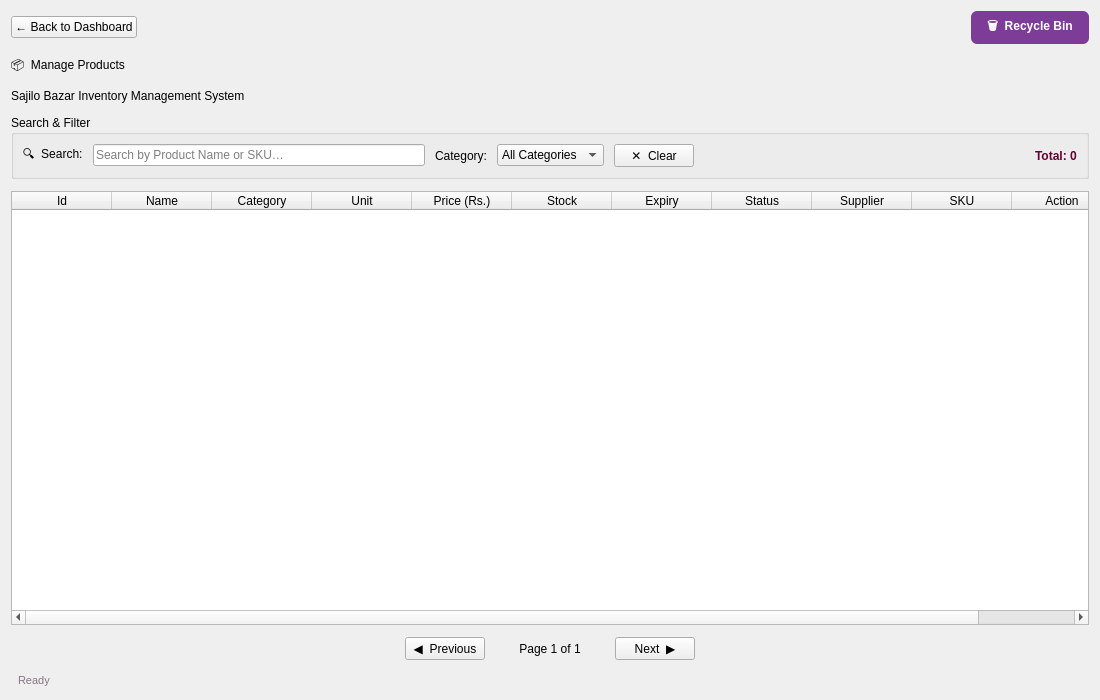
<?xml version="1.0" encoding="UTF-8"?>
<ui version="4.0">
 <class>Product</class>
 <widget class="QWidget" name="Product">
  <property name="geometry">
   <rect>
    <x>0</x>
    <y>0</y>
    <width>1100</width>
    <height>700</height>
   </rect>
  </property>
  <property name="windowTitle">
   <string>Sajilo Bazar – Manage Products</string>
  </property>
  <property name="styleSheet">
   <string notr="true">
   QWidget#Product {
       background-color: #FFFFFF;   /* or #F7F4F5 to match your dashboard mainFrame */
       font-family: "Segoe UI", sans-serif;
       font-size: 13px;
   }
}
QGroupBox {
    background-color: #FFFFFF;
    border: 1px solid #E6DEE1;
    border-radius: 8px;
    margin-top: 10px;
    padding: 10px;
}
QGroupBox::title {
    subcontrol-origin: margin;
    left: 12px;
    padding: 0 6px;
    color: #660033;
    font-weight: bold;
}
QLineEdit, QComboBox {
    background-color: #FFFFFF;
    border: 1px solid #E6DEE1;
    border-radius: 5px;
    padding: 5px 8px;
    min-height: 28px;
}
QLineEdit:focus, QComboBox:focus {
    border: 1px solid #660033;
}
QPushButton#btnClearSearch {
    background-color: #F0E9EC;
    color: #444;
    border: none;
    border-radius: 6px;
    padding: 6px 14px;
}
QPushButton#btnClearSearch:hover {
    background-color: #E3D5DC;
}
QPushButton#btnBackToDashboard {
    background-color: #FFFFFF;
    color: #660033;
    border: 1px solid #660033;
    border-radius: 6px;
    padding: 6px 14px;
    font-weight: bold;
}
QPushButton#btnBackToDashboard:hover {
    background-color: #F3E6EC;
}
QPushButton#btnPrevPage, QPushButton#btnNextPage {
    background-color: #660033;
    color: white;
    border: none;
    border-radius: 6px;
    padding: 6px 16px;
    font-weight: bold;
}
QPushButton#btnPrevPage:hover, QPushButton#btnNextPage:hover {
    background-color: #4D0026;
}
QPushButton#btnPrevPage:disabled, QPushButton#btnNextPage:disabled {
    background-color: #C9A9BA;
    color: #EEEEEE;
}
QLabel#lblPageInfo {
    font-weight: bold;
    color: #660033;
}
QTableWidget {
    background-color: #FFFFFF;
    border: 1px solid #E6DEE1;
    border-radius: 8px;
    gridline-color: #F5EEF0;
    selection-background-color: #F3E6EC;
    selection-color: #660033;
    alternate-background-color: #FBF7F8;
}
QTableWidget::item {
    padding: 6px 10px;
}
QHeaderView::section {
    background-color: #660033;
    color: white;
    font-weight: bold;
    padding: 8px 10px;
    border: none;
}
QLabel#lblTitle {
    font-size: 22px;
    font-weight: bold;
    color: #660033;
}
QLabel#lblSubtitle {
    font-size: 12px;
    color: #8A7580;
}
   </string>
  </property>
  <layout class="QVBoxLayout" name="mainLayout">
   <property name="spacing">
    <number>12</number>
   </property>
   <item>
    <layout class="QHBoxLayout" name="headerLayout">
     <item>
      <widget class="QPushButton" name="btnBackToDashboard">
       <property name="cursor">
        <cursorShape>PointingHandCursor</cursorShape>
       </property>
       <property name="text">
        <string>← Back to Dashboard</string>
       </property>
      </widget>
     </item>
     <item>
      <spacer>
       <property name="orientation">
        <enum>Qt::Orientation::Horizontal</enum>
       </property>
       <property name="sizeHint" stdset="0">
        <size>
         <width>40</width>
         <height>20</height>
        </size>
       </property>
      </spacer>
     </item>
     <item>
      <widget class="QPushButton" name="btnRecycleBin">
       <property name="cursor">
        <cursorShape>PointingHandCursor</cursorShape>
       </property>
       <property name="styleSheet">
        <string notr="true">QPushButton { background-color: #7d3c98; color: white; border: none; border-radius: 6px; padding: 6px 16px; font-weight: bold; } QPushButton:hover { background-color: #7d3c98; }</string>
       </property>
       <property name="text">
        <string>🗑  Recycle Bin</string>
       </property>
      </widget>
     </item>
    </layout>
   </item>
   <item>
    <layout class="QVBoxLayout" name="titleLayout">
     <item>
      <widget class="QLabel" name="lblTitle">
       <property name="text">
        <string>📦  Manage Products</string>
       </property>
      </widget>
     </item>
     <item>
      <widget class="QLabel" name="lblSubtitle">
       <property name="text">
        <string>Sajilo Bazar Inventory Management System</string>
       </property>
      </widget>
     </item>
    </layout>
   </item>
   <item>
    <widget class="QGroupBox" name="grpSearch">
     <property name="title">
      <string>Search &amp;&amp; Filter</string>
     </property>
     <layout class="QHBoxLayout" name="searchLayout">
      <property name="spacing">
       <number>10</number>
      </property>
      <item>
       <widget class="QLabel" name="label">
        <property name="text">
         <string>🔍  Search:</string>
        </property>
       </widget>
      </item>
      <item>
       <widget class="QLineEdit" name="txtSearch">
        <property name="placeholderText">
         <string>Search by Product Name or SKU…</string>
        </property>
       </widget>
      </item>
      <item>
       <widget class="QLabel" name="label_2">
        <property name="text">
         <string>Category:</string>
        </property>
       </widget>
      </item>
      <item>
       <widget class="QComboBox" name="cmbFilterCategory">
        <item>
         <property name="text">
          <string>All Categories</string>
         </property>
        </item>
       </widget>
      </item>
      <item>
       <widget class="QPushButton" name="btnClearSearch">
        <property name="cursor">
         <cursorShape>PointingHandCursor</cursorShape>
        </property>
        <property name="text">
         <string>✕  Clear</string>
        </property>
       </widget>
      </item>
      <item>
       <spacer>
        <property name="orientation">
         <enum>Qt::Orientation::Horizontal</enum>
        </property>
        <property name="sizeHint" stdset="0">
         <size>
          <width>40</width>
          <height>20</height>
         </size>
        </property>
       </spacer>
      </item>
      <item>
       <widget class="QLabel" name="lblTotalProducts">
        <property name="styleSheet">
         <string>color:#660033; font-weight:bold;</string>
        </property>
        <property name="text">
         <string>Total: 0</string>
        </property>
       </widget>
      </item>
     </layout>
    </widget>
   </item>
   <item>
    <widget class="QTableWidget" name="tblProducts">
     <property name="editTriggers">
      <set>QAbstractItemView::EditTrigger::NoEditTriggers</set>
     </property>
     <property name="alternatingRowColors">
      <bool>true</bool>
     </property>
     <property name="selectionMode">
      <enum>QAbstractItemView::SelectionMode::SingleSelection</enum>
     </property>
     <property name="selectionBehavior">
      <enum>QAbstractItemView::SelectionBehavior::SelectRows</enum>
     </property>
     <property name="showGrid">
      <bool>true</bool>
     </property>
     <property name="sortingEnabled">
      <bool>true</bool>
     </property>
     <property name="columnCount">
      <number>11</number>
     </property>
     <attribute name="horizontalHeaderStretchLastSection">
      <bool>true</bool>
     </attribute>
     <column>
      <property name="text">
       <string>Id</string>
      </property>
     </column>
     <column>
      <property name="text">
       <string>Name</string>
      </property>
     </column>
     <column>
      <property name="text">
       <string>Category</string>
      </property>
     </column>
     <column>
      <property name="text">
       <string>Unit</string>
      </property>
     </column>
     <column>
      <property name="text">
       <string>Price (Rs.)</string>
      </property>
     </column>
     <column>
      <property name="text">
       <string>Stock</string>
      </property>
     </column>
     <column>
      <property name="text">
       <string>Expiry</string>
      </property>
     </column>
     <column>
      <property name="text">
       <string>Status</string>
      </property>
     </column>
     <column>
      <property name="text">
       <string>Supplier</string>
      </property>
     </column>
     <column>
      <property name="text">
       <string>SKU</string>
      </property>
     </column>
     <column>
      <property name="text">
       <string>Action</string>
      </property>
     </column>
    </widget>
   </item>
   <item>
    <layout class="QHBoxLayout" name="pagerLayout">
     <property name="spacing">
      <number>10</number>
     </property>
     <item>
      <spacer>
       <property name="orientation">
        <enum>Qt::Orientation::Horizontal</enum>
       </property>
       <property name="sizeHint" stdset="0">
        <size>
         <width>40</width>
         <height>20</height>
        </size>
       </property>
      </spacer>
     </item>
     <item>
      <widget class="QPushButton" name="btnPrevPage">
       <property name="cursor">
        <cursorShape>PointingHandCursor</cursorShape>
       </property>
       <property name="text">
        <string>◀  Previous</string>
       </property>
      </widget>
     </item>
     <item>
      <widget class="QLabel" name="lblPageInfo">
       <property name="minimumSize">
        <size>
         <width>110</width>
         <height>0</height>
        </size>
       </property>
       <property name="text">
        <string>Page 1 of 1</string>
       </property>
       <property name="alignment">
        <set>Qt::AlignmentFlag::AlignCenter</set>
       </property>
      </widget>
     </item>
     <item>
      <widget class="QPushButton" name="btnNextPage">
       <property name="cursor">
        <cursorShape>PointingHandCursor</cursorShape>
       </property>
       <property name="text">
        <string>Next  ▶</string>
       </property>
      </widget>
     </item>
     <item>
      <spacer>
       <property name="orientation">
        <enum>Qt::Orientation::Horizontal</enum>
       </property>
       <property name="sizeHint" stdset="0">
        <size>
         <width>40</width>
         <height>20</height>
        </size>
       </property>
      </spacer>
     </item>
    </layout>
   </item>
   <item>
    <widget class="QLabel" name="lblStatusBar">
     <property name="styleSheet">
      <string>color: #8A7580; font-size: 11px; padding: 2px 4px;</string>
     </property>
     <property name="text">
      <string>Ready</string>
     </property>
    </widget>
   </item>
  </layout>
 </widget>
 <resources/>
 <connections/>
</ui>
